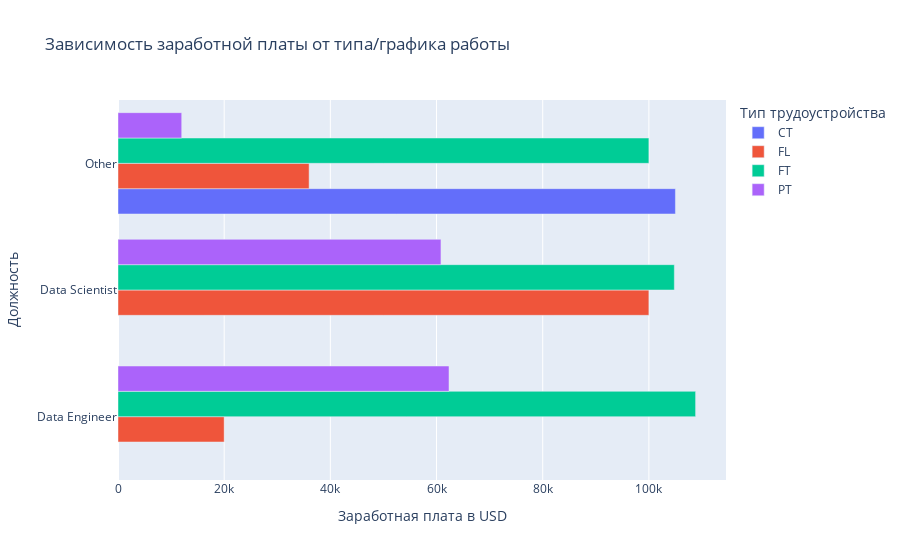

Source (notebook cell):
### Markdown cell above
Мельком глянем на зависимость зарплаты от типа/графика работы.

### Code cell
grouped_data = salaries_data.groupby(
    by=['employment_type', 'job_title'],
    as_index=False)['salary_in_usd'].median()

fig7 = px.bar(
    data_frame=grouped_data,
    y='job_title',
    x='salary_in_usd',
    color='employment_type',
    barmode='group',
    labels={'salary_in_usd':'Заработная плата в USD',
            'job_title':'Должность',
            'employment_type':'Тип трудоустройства'
            },
    title='Зависимость заработной платы от типа/графика работы'
)

fig7.show()

### Figure 1 — Plotly figure (JSON) as saved in the notebook; plotly's stock layout.template omitted (floating-point values rounded to 4 significant figures)
{"data": [{"alignmentgroup": "True", "hovertemplate": "Тип трудоустройства=CT<br>Заработная плата в USD=%{x}<br>Должность=%{y}<extra></extra>", "legendgroup": "CT", "marker": {"color": "#636efa", "pattern": {"shape": ""}}, "name": "CT", "offsetgroup": "CT", "orientation": "h", "showlegend": true, "textposition": "auto", "type": "bar", "x": [null, null, 105000], "xaxis": "x", "y": ["Data Engineer", "Data Scientist", "Other"], "yaxis": "y"}, {"alignmentgroup": "True", "hovertemplate": "Тип трудоустройства=FL<br>Заработная плата в USD=%{x}<br>Должность=%{y}<extra></extra>", "legendgroup": "FL", "marker": {"color": "#EF553B", "pattern": {"shape": ""}}, "name": "FL", "offsetgroup": "FL", "orientation": "h", "showlegend": true, "textposition": "auto", "type": "bar", "x": [20000, 100000, 36000], "xaxis": "x", "y": ["Data Engineer", "Data Scientist", "Other"], "yaxis": "y"}, {"alignmentgroup": "True", "hovertemplate": "Тип трудоустройства=FT<br>Заработная плата в USD=%{x}<br>Должность=%{y}<extra></extra>", "legendgroup": "FT", "marker": {"color": "#00cc96", "pattern": {"shape": ""}}, "name": "FT", "offsetgroup": "FT", "orientation": "h", "showlegend": true, "textposition": "auto", "type": "bar", "x": [108800, 104796, 100000], "xaxis": "x", "y": ["Data Engineer", "Data Scientist", "Other"], "yaxis": "y"}, {"alignmentgroup": "True", "hovertemplate": "Тип трудоустройства=PT<br>Заработная плата в USD=%{x}<br>Должность=%{y}<extra></extra>", "legendgroup": "PT", "marker": {"color": "#ab63fa", "pattern": {"shape": ""}}, "name": "PT", "offsetgroup": "PT", "orientation": "h", "showlegend": true, "textposition": "auto", "type": "bar", "x": [62349, 60830.0, 12000], "xaxis": "x", "y": ["Data Engineer", "Data Scientist", "Other"], "yaxis": "y"}], "layout": {"barmode": "group", "legend": {"title": {"text": "Тип трудоустройства"}, "tracegroupgap": 0}, "title": {"text": "Зависимость заработной платы от типа/графика работы"}, "xaxis": {"anchor": "y", "domain": [0, 1], "title": {"text": "Заработная плата в USD"}}, "yaxis": {"anchor": "x", "domain": [0, 1], "title": {"text": "Должность"}}}}
